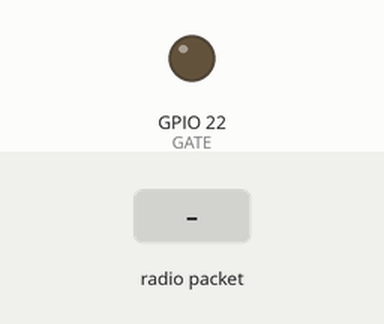
Recording of a sketch running on a simulated ESP32. Shown: output pins drawn as LEDs (lit = HIGH). The inputs (shaded band) are chosen by the test bench. No radio packets arrive unless stated; what the sketch prints to the serial monitor is not drawn.

Above: at 1.2 s.
1.3 s: radio packet "1" arrives
At 2.7 s:
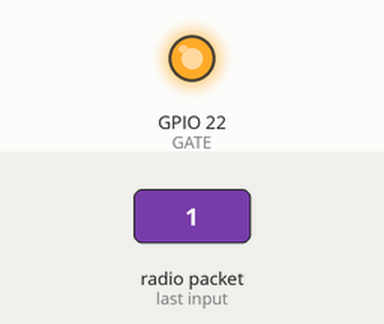
4.3 s: radio packet "0" arrives
At 7.0 s:
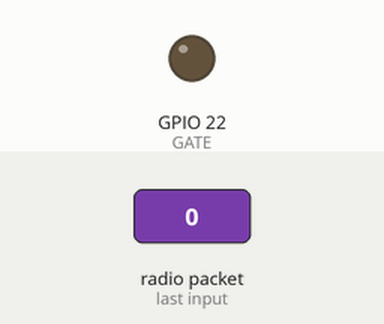
7.3 s: radio packet "2" arrives
At 9.1 s:
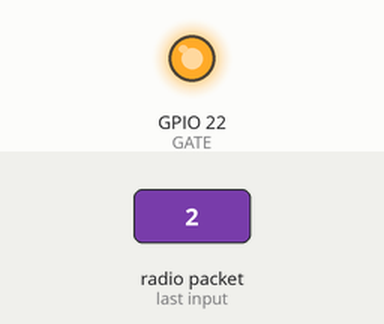
Timing chart, 0 to 10.8 s (numbered marks = the images above; inputs shaded):
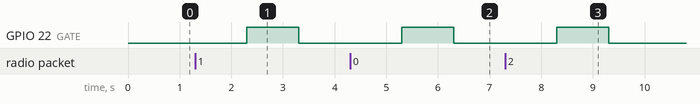

Measured:
- after the input at 1.3 s, GPIO 22 (GATE): LOW → HIGH after 1.0 s, → LOW 1.0 s later
- after the input at 4.3 s, GPIO 22 (GATE): LOW → HIGH after 1.0 s, → LOW 1.0 s later
- after the input at 7.3 s, GPIO 22 (GATE): LOW → HIGH after 1.0 s, → LOW 1.0 s later

The sketch:

ReceiverGate.ino
```cpp
/*********
  Modified from the examples of the Arduino LoRa library
  More resources: https://randomnerdtutorials.com
  DHT : https://randomnerdtutorials.com/esp32-dht11-dht22-temperature-humidity-sensor-arduino-ide/
*********/

//Add bluetooth for logs
//#include "BluetoothSerial.h"
#include <SPI.h>
#include <LoRa.h>

//define the pins used by the transceiver module
#define ss 5
#define rst 14
#define dio0 2

#define GATE 22

//BluetoothSerial SerialBT;
void setup() {
  // Set pin mode
  pinMode(GATE,OUTPUT);

  //initialize Serial Monitor
  Serial.begin(115200);
//  SerialBT.begin("ESP32BT");
  while (!Serial);
  Serial.println("LoRa Receiver");
//  SerialBT.println("LoRa Sender");

  //setup LoRa transceiver module
  LoRa.setPins(ss, rst, dio0);

  //replace the LoRa.begin(---E-) argument with your location's frequency
  //433E6 for Asia
  //866E6 for Europe
  //915E6 for North America
  while (!LoRa.begin(866E6)) {
    Serial.print(".");
//    SerialBT.print(".");
    delay(500);
  }
   // Change sync word (0xF3) to match the receiver
  // The sync word assures you don't get LoRa messages from other LoRa transceivers
  // ranges from 0-0xFF
  LoRa.setSyncWord(0xF3);
  Serial.println("LoRa Initializing OK!");
//  SerialBT.println("LoRa Initializing OK!");
}

void driveGate(){
  digitalWrite(GATE,HIGH);
  delay(1000);
  digitalWrite(GATE,LOW);
}

void manageGateSignal() {
  // try to parse packet
  int packetSize = LoRa.parsePacket();
  String LoRaData = "";

  // DEBUG Serial.print("PacketSize:");
  // DEBUG Serial.println(packetSize);

  if (packetSize) {
    // received a packet
    Serial.print("Received packet ");
    }

  // DEBUG Serial.println("On est la ");
  // read packet
  while (LoRa.available()) {
    //String LoRaData = LoRa.readString();
    // DEBUG Serial.println("On est encore la ");
    LoRaData = LoRa.readString();
    //LoRaData = "DATA";
    Serial.print("Data: ");
    Serial.println(LoRaData);
    // print RSSI of packet
    Serial.print(" with RSSI ");
    Serial.println(LoRa.packetRssi());
  }
  if ((packetSize) && (LoRaData)) {
    driveGate();
    // DEBUG Serial.println("On est passe par driveGate ");
  }
  else {
    LoRaData = "NO_DATA";
  }
}


void loop() {
  manageGateSignal();
}
```
